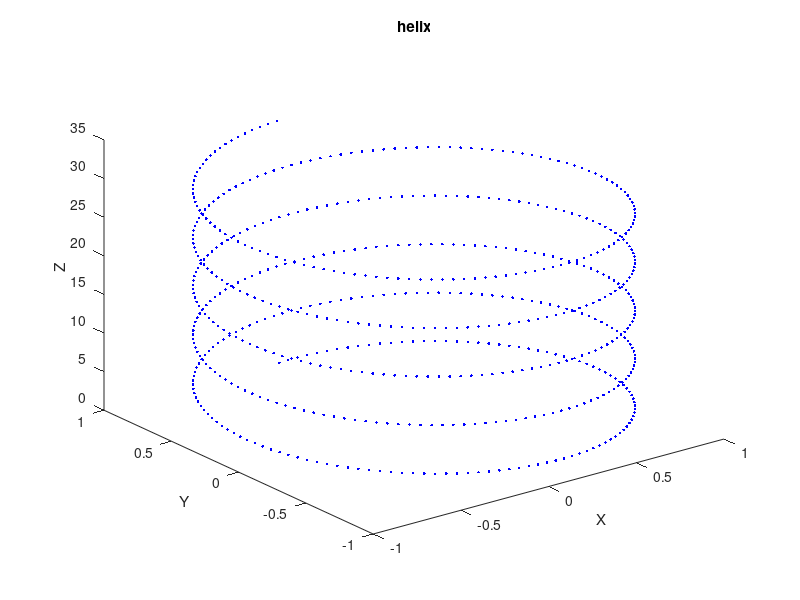

The MATLAB script that drew this image:
%Helix

% Z data for Z axis
z = 0:0.05:10*pi;

% X data for X axis
x = sin(z);

% Y data for y axis
y = cos(z);

figure(1);
plot3(x,y,z,'.b'); % This is the 3d plot function
title('helix');
xlabel('X');
ylabel('Y');
zlabel('Z');